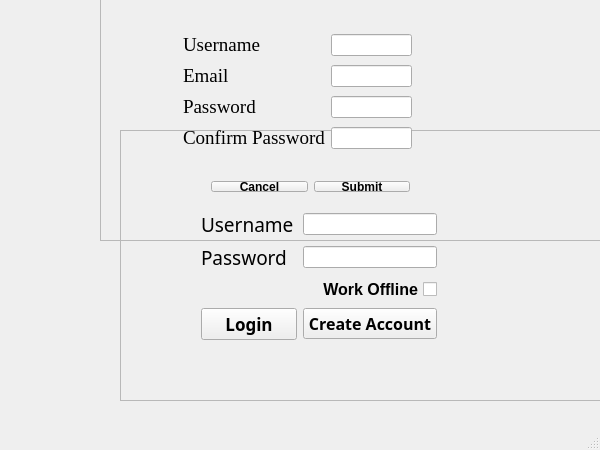
<?xml version="1.0" encoding="UTF-8"?>
<ui version="4.0">
 <class>MainWindow</class>
 <widget class="QMainWindow" name="MainWindow">
  <property name="geometry">
   <rect>
    <x>0</x>
    <y>0</y>
    <width>600</width>
    <height>450</height>
   </rect>
  </property>
  <property name="windowTitle">
   <string>MainWindow</string>
  </property>
  <widget class="QWidget" name="centralWidget">
   <widget class="QLabel" name="label">
    <property name="geometry">
     <rect>
      <x>-10</x>
      <y>-100</y>
      <width>611</width>
      <height>611</height>
     </rect>
    </property>
    <property name="accessibleDescription">
     <string notr="true"/>
    </property>
    <property name="inputMethodHints">
     <set>Qt::ImhNone</set>
    </property>
    <property name="text">
     <string/>
    </property>
    <property name="pixmap">
     <pixmap>../../login.jpg</pixmap>
    </property>
    <property name="scaledContents">
     <bool>true</bool>
    </property>
   </widget>
   <widget class="QLabel" name="label_15">
    <property name="geometry">
     <rect>
      <x>20</x>
      <y>280</y>
      <width>431</width>
      <height>20</height>
     </rect>
    </property>
    <property name="text">
     <string/>
    </property>
   </widget>
   <widget class="QFrame" name="frame_2">
    <property name="geometry">
     <rect>
      <x>120</x>
      <y>130</y>
      <width>481</width>
      <height>271</height>
     </rect>
    </property>
    <property name="frameShape">
     <enum>QFrame::StyledPanel</enum>
    </property>
    <property name="frameShadow">
     <enum>QFrame::Raised</enum>
    </property>
    <widget class="QWidget" name="layoutWidget">
     <property name="geometry">
      <rect>
       <x>70</x>
       <y>70</y>
       <width>258</width>
       <height>153</height>
      </rect>
     </property>
     <layout class="QGridLayout" name="gridLayout">
      <item row="0" column="0">
       <widget class="QLabel" name="label_2">
        <property name="font">
         <font>
          <family>Abyssinica SIL</family>
          <pointsize>14</pointsize>
         </font>
        </property>
        <property name="text">
         <string>Username</string>
        </property>
       </widget>
      </item>
      <item row="0" column="1">
       <widget class="QLineEdit" name="lineEdit"/>
      </item>
      <item row="1" column="0">
       <widget class="QLabel" name="label_3">
        <property name="font">
         <font>
          <family>Abyssinica SIL</family>
          <pointsize>14</pointsize>
         </font>
        </property>
        <property name="text">
         <string>Password  </string>
        </property>
       </widget>
      </item>
      <item row="1" column="1">
       <widget class="QLineEdit" name="lineEdit_2">
        <property name="inputMask">
         <string notr="true"/>
        </property>
        <property name="echoMode">
         <enum>QLineEdit::Password</enum>
        </property>
       </widget>
      </item>
      <item row="3" column="1">
       <widget class="QPushButton" name="pushButton_2">
        <property name="font">
         <font>
          <family>Tlwg Typo</family>
          <pointsize>12</pointsize>
          <weight>75</weight>
          <bold>true</bold>
         </font>
        </property>
        <property name="text">
         <string>Create Account</string>
        </property>
       </widget>
      </item>
      <item row="3" column="0">
       <widget class="QPushButton" name="pushButton">
        <property name="font">
         <font>
          <family>Tlwg Typo</family>
          <pointsize>13</pointsize>
          <weight>75</weight>
          <bold>true</bold>
         </font>
        </property>
        <property name="text">
         <string>Login</string>
        </property>
       </widget>
      </item>
      <item row="2" column="0" colspan="2">
       <widget class="QCheckBox" name="checkBox">
        <property name="font">
         <font>
          <pointsize>12</pointsize>
          <weight>75</weight>
          <italic>false</italic>
          <bold>true</bold>
          <underline>false</underline>
          <strikeout>false</strikeout>
          <kerning>true</kerning>
         </font>
        </property>
        <property name="layoutDirection">
         <enum>Qt::RightToLeft</enum>
        </property>
        <property name="text">
         <string>Work Offline</string>
        </property>
       </widget>
      </item>
     </layout>
    </widget>
    <widget class="QLabel" name="label_5">
     <property name="geometry">
      <rect>
       <x>70</x>
       <y>219</y>
       <width>249</width>
       <height>21</height>
      </rect>
     </property>
     <property name="text">
      <string/>
     </property>
    </widget>
   </widget>
   <widget class="QFrame" name="frame">
    <property name="geometry">
     <rect>
      <x>100</x>
      <y>-50</y>
      <width>531</width>
      <height>291</height>
     </rect>
    </property>
    <property name="focusPolicy">
     <enum>Qt::NoFocus</enum>
    </property>
    <property name="frameShape">
     <enum>QFrame::StyledPanel</enum>
    </property>
    <property name="frameShadow">
     <enum>QFrame::Raised</enum>
    </property>
    <property name="lineWidth">
     <number>0</number>
    </property>
    <widget class="QWidget" name="layoutWidget">
     <property name="geometry">
      <rect>
       <x>72</x>
       <y>70</y>
       <width>251</width>
       <height>144</height>
      </rect>
     </property>
     <layout class="QGridLayout" name="gridLayout_3">
      <item row="2" column="1">
       <widget class="QLineEdit" name="lineEdit_7">
        <property name="echoMode">
         <enum>QLineEdit::Password</enum>
        </property>
       </widget>
      </item>
      <item row="1" column="1">
       <widget class="QLineEdit" name="lineEdit_6"/>
      </item>
      <item row="1" column="0">
       <widget class="QLabel" name="label_10">
        <property name="font">
         <font>
          <family>Times New Roman</family>
          <pointsize>14</pointsize>
          <weight>50</weight>
          <bold>false</bold>
         </font>
        </property>
        <property name="text">
         <string>Email</string>
        </property>
       </widget>
      </item>
      <item row="2" column="0">
       <widget class="QLabel" name="label_11">
        <property name="font">
         <font>
          <family>Times New Roman</family>
          <pointsize>14</pointsize>
          <weight>50</weight>
          <bold>false</bold>
         </font>
        </property>
        <property name="text">
         <string>Password</string>
        </property>
       </widget>
      </item>
      <item row="0" column="1">
       <widget class="QLineEdit" name="lineEdit_5"/>
      </item>
      <item row="0" column="0">
       <widget class="QLabel" name="label_9">
        <property name="font">
         <font>
          <family>Times New Roman</family>
          <pointsize>14</pointsize>
          <weight>50</weight>
          <bold>false</bold>
         </font>
        </property>
        <property name="text">
         <string>Username</string>
        </property>
       </widget>
      </item>
      <item row="3" column="1">
       <widget class="QLineEdit" name="lineEdit_3">
        <property name="echoMode">
         <enum>QLineEdit::Password</enum>
        </property>
       </widget>
      </item>
      <item row="3" column="0">
       <widget class="QLabel" name="label_6">
        <property name="font">
         <font>
          <family>Times New Roman</family>
          <pointsize>14</pointsize>
          <weight>50</weight>
          <bold>false</bold>
         </font>
        </property>
        <property name="text">
         <string>Confirm Password</string>
        </property>
       </widget>
      </item>
     </layout>
    </widget>
    <widget class="QWidget" name="layoutWidget">
     <property name="geometry">
      <rect>
       <x>330</x>
       <y>70</y>
       <width>161</width>
       <height>131</height>
      </rect>
     </property>
     <layout class="QVBoxLayout" name="verticalLayout">
      <item>
       <widget class="QLabel" name="label_12">
        <property name="text">
         <string/>
        </property>
       </widget>
      </item>
      <item>
       <widget class="QLabel" name="label_13">
        <property name="text">
         <string/>
        </property>
       </widget>
      </item>
      <item>
       <widget class="QLabel" name="label_14">
        <property name="text">
         <string/>
        </property>
       </widget>
      </item>
      <item>
       <widget class="QLabel" name="label_7">
        <property name="text">
         <string/>
        </property>
       </widget>
      </item>
     </layout>
    </widget>
    <widget class="QWidget" name="layoutWidget">
     <property name="geometry">
      <rect>
       <x>100</x>
       <y>220</y>
       <width>221</width>
       <height>33</height>
      </rect>
     </property>
     <layout class="QHBoxLayout" name="horizontalLayout">
      <item>
       <widget class="QPushButton" name="pushButton_5">
        <property name="font">
         <font>
          <weight>75</weight>
          <bold>true</bold>
         </font>
        </property>
        <property name="text">
         <string>Cancel</string>
        </property>
       </widget>
      </item>
      <item>
       <widget class="QPushButton" name="pushButton_3">
        <property name="font">
         <font>
          <weight>75</weight>
          <bold>true</bold>
         </font>
        </property>
        <property name="text">
         <string>Submit</string>
        </property>
       </widget>
      </item>
     </layout>
    </widget>
    <zorder>layoutWidget</zorder>
    <zorder>layoutWidget</zorder>
    <zorder>layoutWidget</zorder>
    <zorder>frame_2</zorder>
    <zorder>frame_2</zorder>
   </widget>
   <widget class="QLabel" name="label_4">
    <property name="geometry">
     <rect>
      <x>110</x>
      <y>310</y>
      <width>171</width>
      <height>51</height>
     </rect>
    </property>
    <property name="text">
     <string/>
    </property>
    <property name="pixmap">
     <pixmap>../build-MyDropbox-Desktop-Debug/db.png</pixmap>
    </property>
    <property name="scaledContents">
     <bool>true</bool>
    </property>
   </widget>
  </widget>
  <widget class="QMenuBar" name="menuBar">
   <property name="geometry">
    <rect>
     <x>0</x>
     <y>0</y>
     <width>600</width>
     <height>29</height>
    </rect>
   </property>
  </widget>
  <widget class="QStatusBar" name="statusBar"/>
 </widget>
 <layoutdefault spacing="6" margin="11"/>
 <tabstops>
  <tabstop>lineEdit_5</tabstop>
  <tabstop>lineEdit_6</tabstop>
  <tabstop>lineEdit_7</tabstop>
  <tabstop>lineEdit_3</tabstop>
  <tabstop>pushButton_3</tabstop>
  <tabstop>pushButton_5</tabstop>
  <tabstop>lineEdit</tabstop>
  <tabstop>lineEdit_2</tabstop>
  <tabstop>checkBox</tabstop>
  <tabstop>pushButton</tabstop>
  <tabstop>pushButton_2</tabstop>
 </tabstops>
 <resources/>
 <connections/>
</ui>
